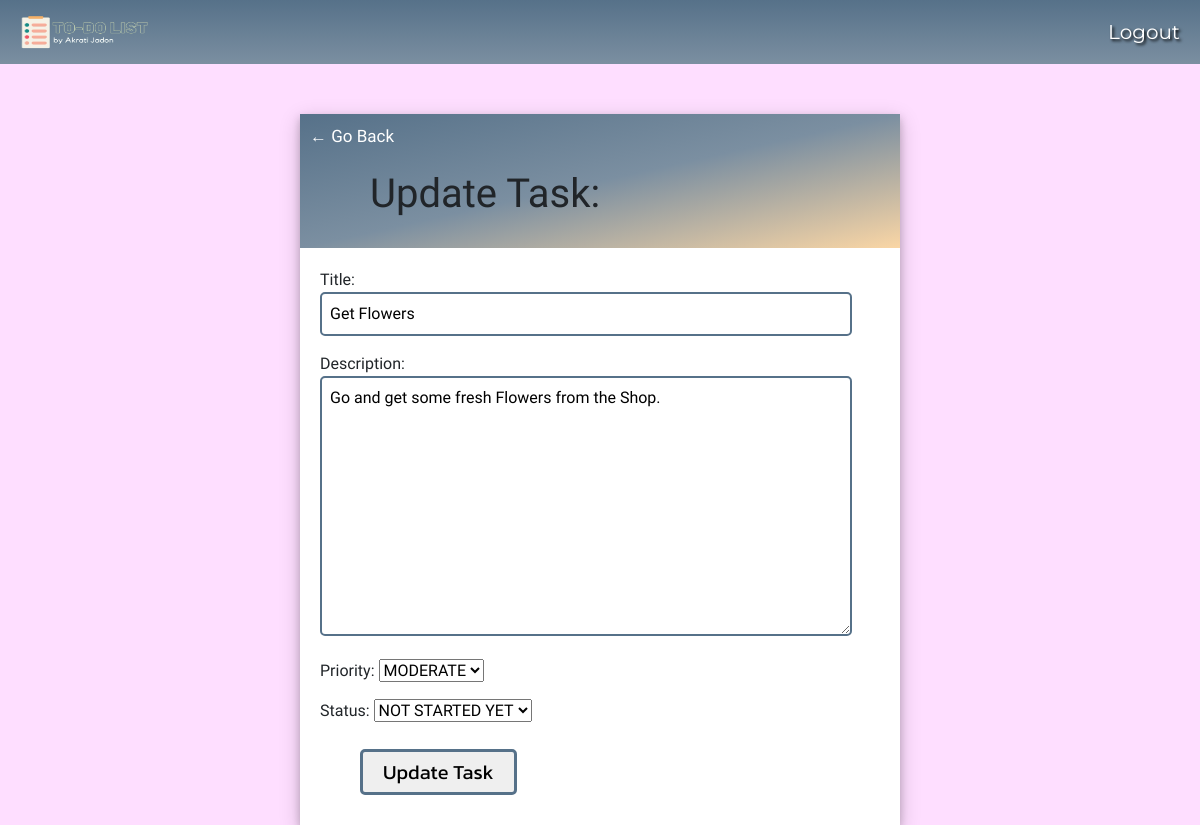
The page /item-update/10 (signed in) on the database its author committed.
### home/models.py (models this page shows, shortened)
class MyTask(models.Model):
    priority_choices = [
        ('H', 'HIGH'),
        ('K', 'MODERATE'),
        ('L', 'LOW')
    ]
    status_choices = [
        ('S', 'FINISHED'),
        ('P', 'IN PROGRESS'),
        ('N', 'NOT STARTED YET')
    ]
    user = models.ForeignKey(User, on_delete=models.CASCADE, blank=False, null=False)
    title = models.CharField(max_length=250, blank=False, null=False)
    description = models.TextField(blank=True, null=True)
    priority = models.CharField(max_length=1, choices=priority_choices, blank=False, null=False)
    status = models.CharField(max_length=1, choices=status_choices, blank=False, null=False)
    created_on = models.DateTimeField(auto_now_add=True)
    class Meta:
        ordering = ['status', '-created_on']

### home/views.py (the view)
# urls.py: path('item-update/<int:pk>', TaskUpdate.as_view(), name='item-update'),
class TaskUpdate(LoginRequiredMixin, UpdateView):
    model = MyTask
    fields = ['title', 'description', 'priority', 'status']
    template_name = 'home/item_update.html'
    success_url = reverse_lazy('home-page')

### home/templates/home/item_update.html (shortened to what this page needs)
{% extends 'home/main.html' %}
{% block bodyid %}
    id="light-bg"
{% endblock bodyid %}
{% block content %}
    <div class="block-container">
        <div class="header-bar">
            <a class="back-link" href="{% url 'home-page' %}">&#8592; Go Back</a>
            <h1>
                Update Task:
            </h1>
        </div>
        <div class="body-block">
            <form method="POST">
                {{form.as_p}}
                <input class="button-item" type="submit" value="Update Task">
            </form>
        </div>
    </div>
{% endblock content %}

### home/static/home/css/style.css (style rules this page uses)
body#light-bg { background-color: #FEDEFF !important; }
.block-container { margin-top: 100px; max-width: 600px; margin: auto; background-color: #FFF; box-shadow: 0 4px 8px 0 rgba(0, 0, 0, 0.2), 0 6px 20px 0 rgba(0, 0, 0, 0.19); font-family: 'Rajdhani', sans-serif; }
.header-bar { background-image: linear-gradient(to bottom right, #567189, #7B8FA1, #FAD6A5); padding: 10px; margin-top: 50px; }
.header-bar h1 { margin: 10px; padding: 10px 50px; font-family: 'M PLUS Rounded 1c', sans-serif; }
.body-block { padding: 20px; }
input[type=text], input[type=password], textarea { border: 2px solid #567189 !important; border-radius: 5px; padding: 8px; width: 95%; }
.button-item { border: 3px solid #567189; padding: 5px 20px; margin: 10px 40px; font-size: 20px; border-radius: 5px; cursor: pointer; text-decoration: none; font-family: 'Kanit', sans-serif; }
.back-link { text-decoration: none; color: white; font-size: 17px; }

### rows shown on the page
MyTask: title "Get Flowers", description "Go and get some fresh Flowers from the Shop.", priority "MODERATE", status "NOT STARTED YET"
